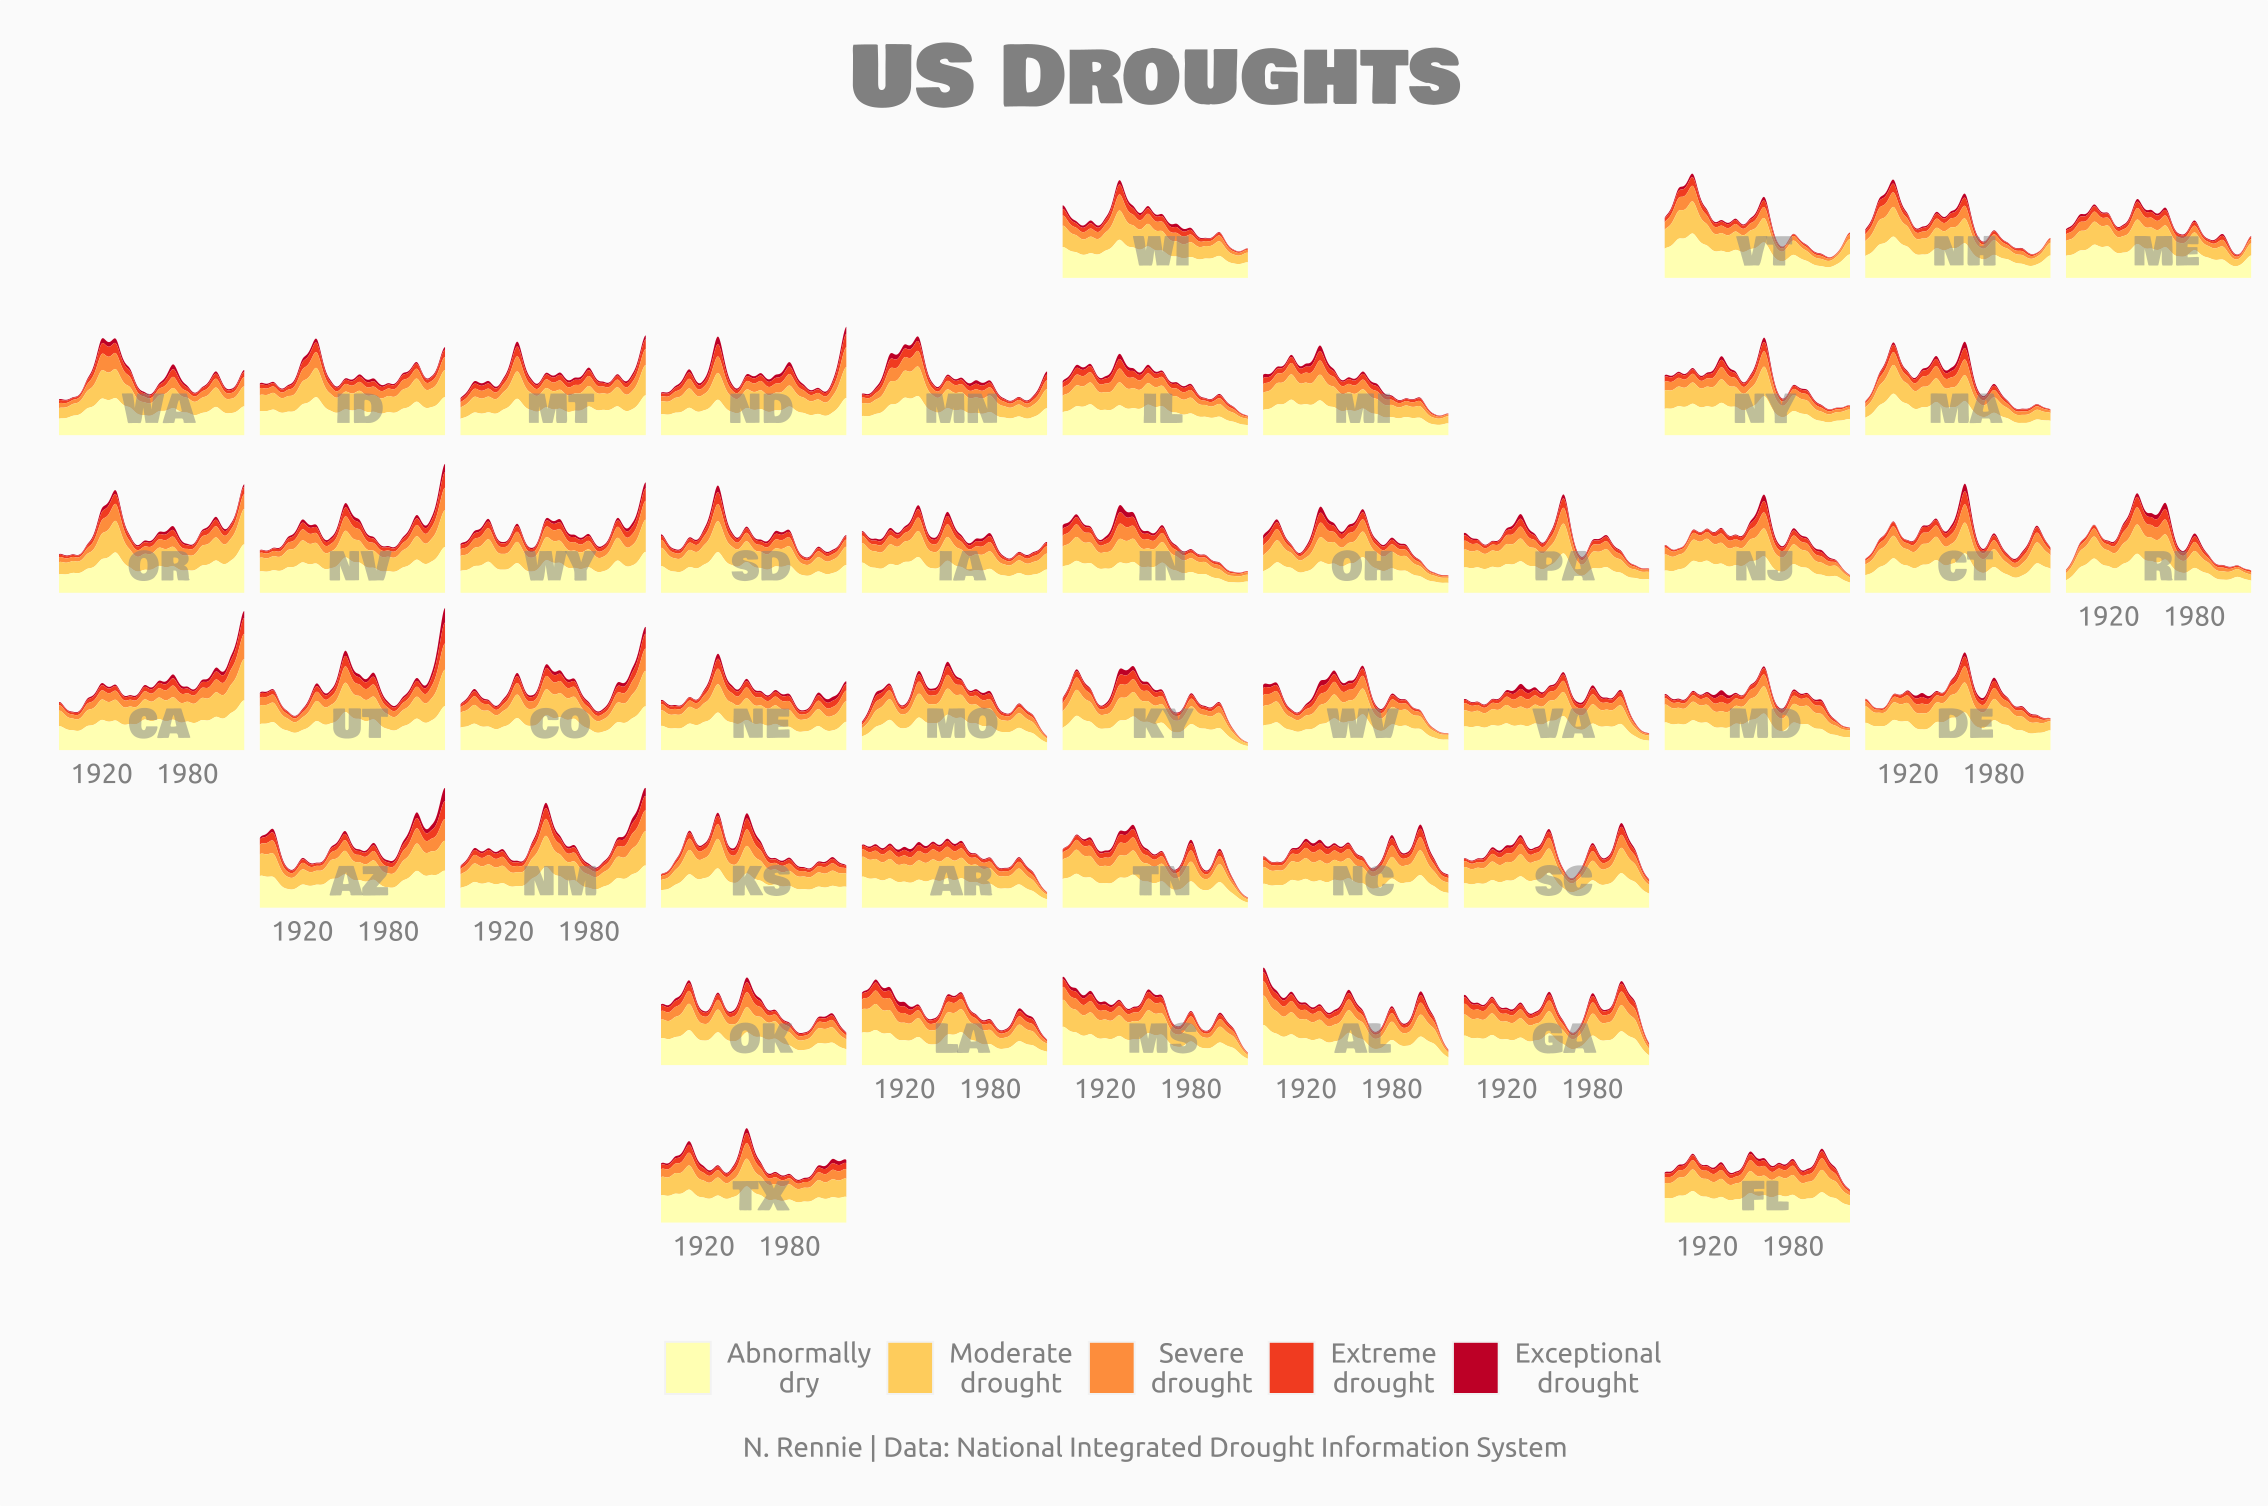

Write R code to recreate this figure.
library(tidyverse)
library(lubridate)
library(usefunc)
library(geofacet)
library(ggstream)
library(forcats)
library(showtext)

# load fonts
font_add_google(name = "Bowlby One SC", family = "bowlby")
font_add_google(name = "Ubuntu", family = "ubuntu")
showtext_auto()

# load data
drought <- readr::read_csv('https://raw.githubusercontent.com/rfordatascience/tidytuesday/master/data/2022/2022-06-14/drought.csv')
drought

# prep data
plot_data <- drought %>% 
  select(DATE, state, D0, D1, D2, D3, D4) %>% 
  # fix date
  mutate(date = parse_number(DATE), 
         date = ymd(date)) %>% 
  mutate(year = year(date)) %>% 
  select(-c(DATE, date)) %>% 
  # fix state names
  mutate(state = str_replace(state, pattern = "-", replacement = " "), 
         state = str_to_title(state)) %>% 
  mutate(state_abb = US_name_to_abb(state)) %>% 
  select(-state) %>% 
  pivot_longer(D0:D4, values_to = "perc", names_to = "level") %>% 
  # average per year
  mutate(decade = floor(year/10)*10) %>% 
  group_by(decade, state_abb, level) %>% 
  mutate(mean_perc = mean(perc)) %>% 
  select(-c(year, perc)) %>% 
  # levels as factor
  mutate(level = factor(level), 
         level = fct_rev(level)) %>% 
  ungroup() %>% 
  complete(level, decade, state_abb) %>% 
  distinct()

# plot viewer
dev.new(width=12,height=8,unit="in", noRStudioGD = TRUE)

# plot
ggplot(data = plot_data, 
       mapping = aes(x = decade, y = mean_perc, fill = level)) +
  geom_stream(type = "ridge", extra_span = .1) + 
  geom_text(data = filter(plot_data, decade == 1960, level == "D0"), 
            aes(x = 1960, y = 35, label = state_abb), 
            family = "bowlby", size = 5, hjust = 0.5, 
            colour = alpha("#808080", 0.5)) +
  facet_geo(~state_abb, grid = "us_state_contiguous_grid1") +
  scale_fill_brewer(palette = "YlOrRd", direction = -1, 
                    breaks = c("D0", "D1", "D2", "D3", "D4"), 
                    labels = str_wrap(c("Abnormally dry", 
                               "Moderate drought", 
                               "Severe drought", 
                               "Extreme drought", 
                               "Exceptional drought"), 10)) +
  scale_x_continuous(breaks = c(1920, 1980)) +
  labs(x = "", 
       y = "", 
       title = "US Droughts", 
       caption = "N. Rennie | Data: National Integrated Drought Information System") +
  coord_cartesian(expand = FALSE) +
  theme(plot.background = element_rect(fill = "#fafafa", colour = "#fafafa"), 
        panel.background = element_rect(fill = "#fafafa", colour = "#fafafa"), 
        legend.background = element_rect(fill = "#fafafa", colour = "#fafafa"), 
        legend.position = "bottom",
        legend.title = element_blank(), 
        panel.grid = element_blank(), 
        axis.text.y = element_blank(), 
        axis.ticks = element_blank(), 
        strip.background = element_blank(), 
        strip.text = element_blank(),
        plot.title = element_text(family = "bowlby", size = 30, hjust = 0.5, 
                                  colour = "#808080", margin = margin(t = 10, b = 10)), 
        legend.text = element_text(family = "ubuntu", size = 10, hjust = 0.5, 
                                  colour = "#808080"), 
        plot.caption = element_text(family = "ubuntu", size = 10, hjust = 0.5, 
                                   colour = "#808080", margin = margin(t = 10, b = 10)), 
        axis.text.x = element_text(family = "ubuntu", size = 10, hjust = 0.5, 
                                               colour = "#808080")
        )
